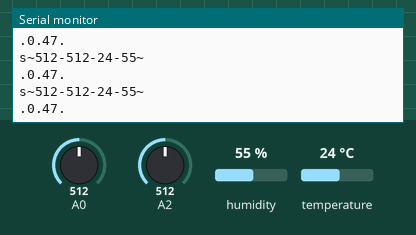
Recording of a sketch running on a simulated Arduino Uno, built with avr-gcc and run on an emulated ATmega328P. Parts: the last lines printed to the serial monitor. Inputs (shaded band) come from the test bench; at power-on: A0 = 512, A2 = 512, humidity 55 %, temperature 24 °C.

Above: at 16.4 s.
16.5 s: A0 set to 750
At 16.87 s:
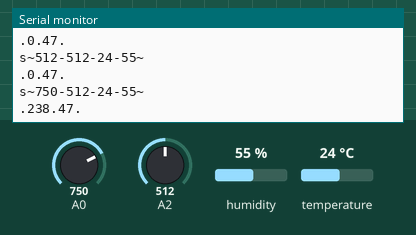
22.6 s: A0 set to 786
At 22.78 s:
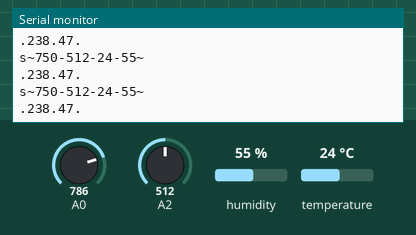
Timing chart, 0 to 25.1 s (numbered marks = the images above; inputs shaded):
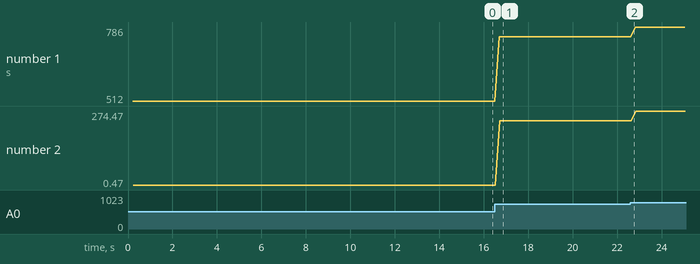

Measured:
- after the input at 16.5 s, the serial monitor: prints a new line after 0.21 s (image 1)
- plotted number 1: 512 → 750 after the input at 16.5 s, 750 → 786 after the input at 22.6 s
- plotted number 2: 0.47 → 238.47 after the input at 16.5 s, 238.47 → 274.47 after the input at 22.6 s

The sketch:

adc-serial.ino
```cpp
#include <Adafruit_Sensor.h>
#include <DHT.h>
DHT dht(12,DHT11);
void setup() {
  Serial.begin(9600);
  dht.begin();
}

void loop() {
  delay(100);
  requestEvent();
}
void requestEvent(){
  char str[20];
  int light=analogRead(A0);
  delay(50);
  int soilHumid=analogRead(A2);
  delay(50);
  int airTemp=int(dht.readTemperature());
  int airHumid=int(dht.readHumidity());
  int checksumAnalog=light^soilHumid;
  int checksumDigital=airTemp^airHumid;
  String lightSensor= String(light,DEC);
  String humidSensor= String(soilHumid,DEC);
  String payload=String("~"+lightSensor+"-"+humidSensor+"-"+String(airTemp,DEC)+"-"+String(airHumid,DEC)+"~");
  payload.toCharArray(str,20);
  Serial.print("s");
  Serial.println(str);
  Serial.print(".");
  Serial.print(checksumAnalog);
  Serial.print(".");
  Serial.print(checksumDigital);
  Serial.println(".");
}
```
